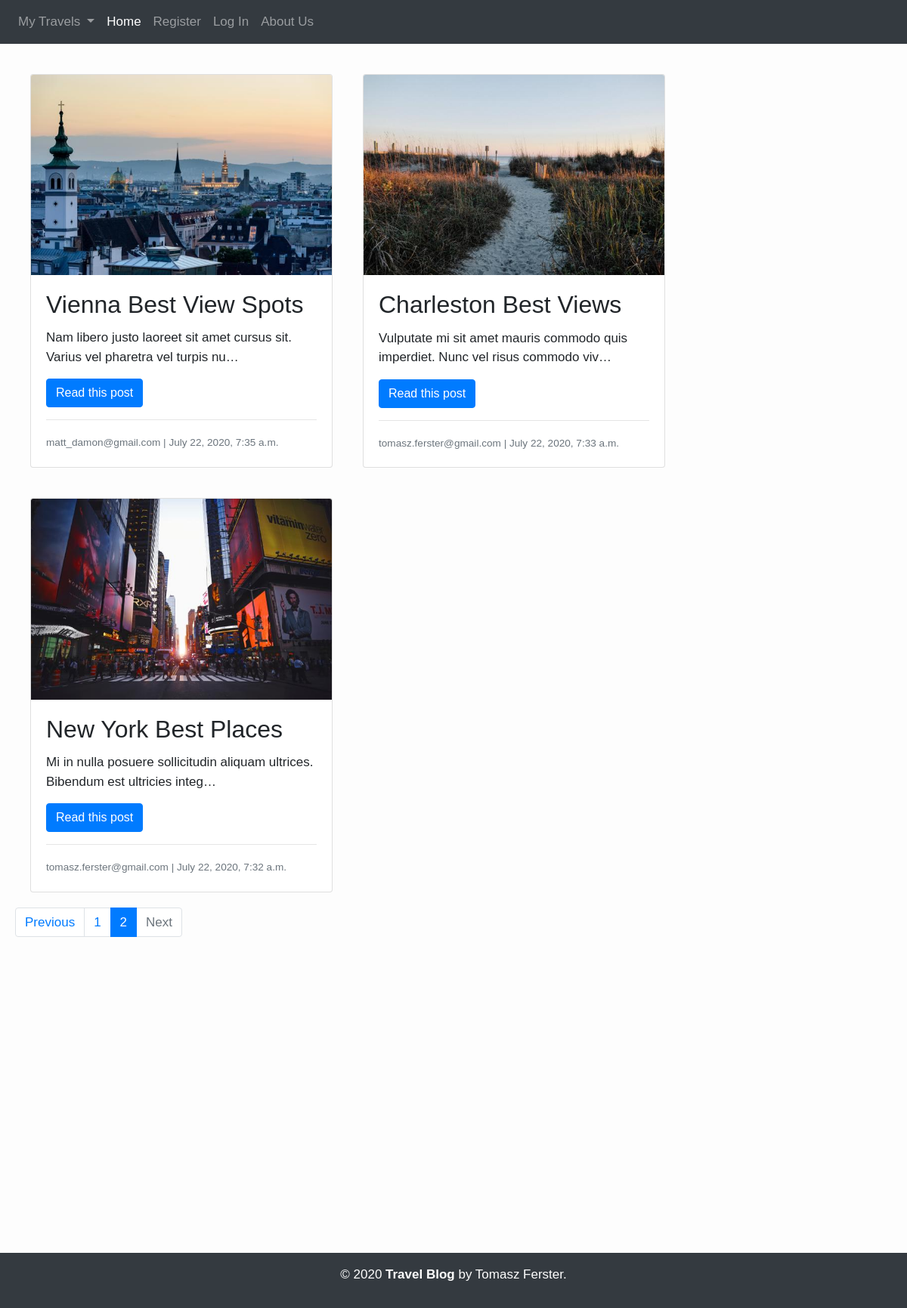
Before: /?page=2 with the older database file.
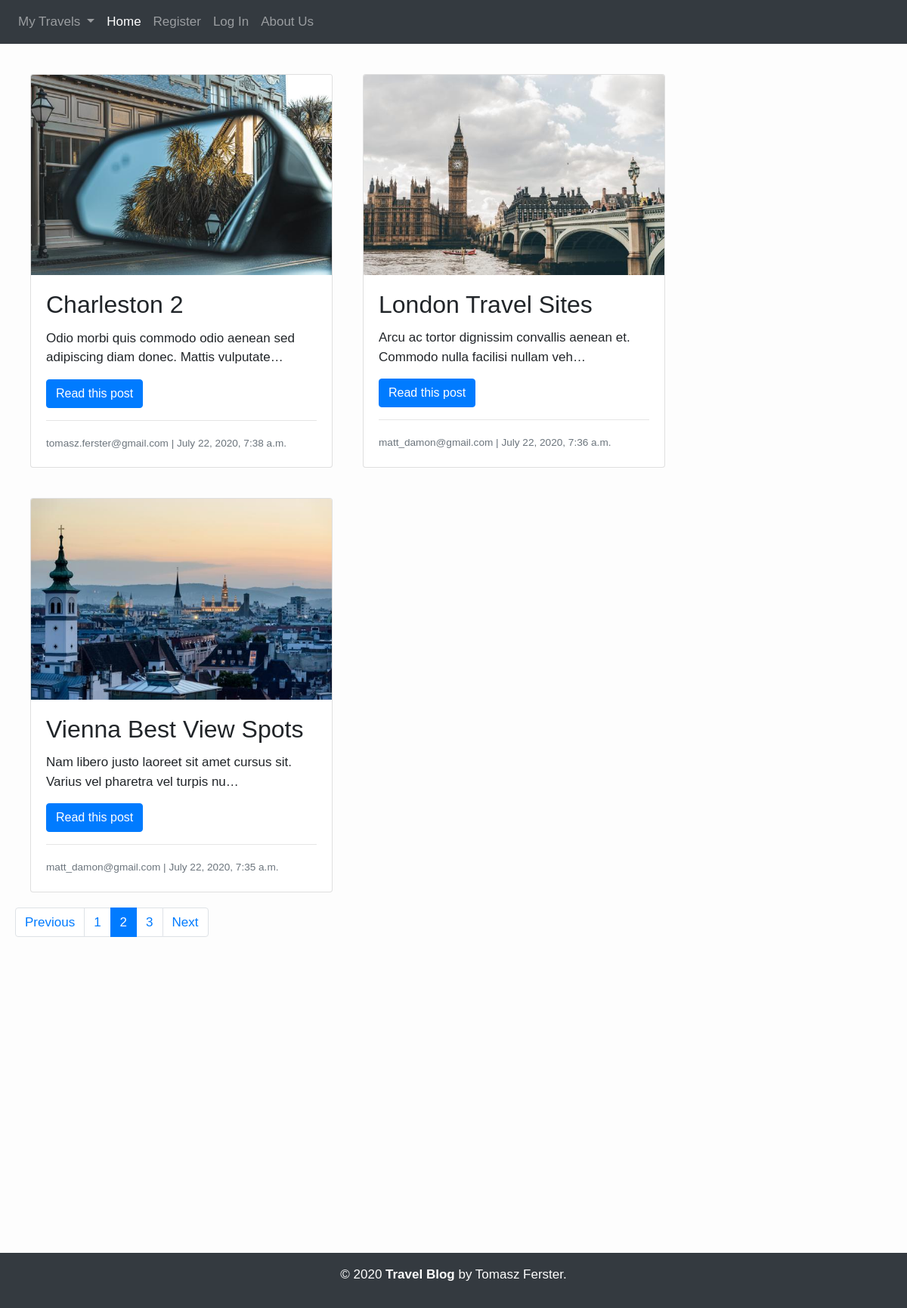
After: the same page with the newer database file.
### main/models.py (models this page shows, shortened)
class Post(models.Model):
    post_category = models.ForeignKey(PostCategory, on_delete=models.CASCADE, related_name='posts')
    author = models.ForeignKey(Account, on_delete=models.CASCADE, related_name='blog_posts')  # related_name is used to make it User.blog_posts instead of User.post_set
    title = models.CharField(max_length=25)
    date_published = models.DateTimeField(auto_now_add=True)
    date_modified = models.DateTimeField(auto_now=True)
    image = models.ImageField(upload_to='post_images', blank=False, null=False)
    content = models.TextField(blank=False, null=False)
    likes  = models.ManyToManyField(Account, related_name='likes', blank=True)
    class Meta:
        verbose_name_plural = 'Posts'
        ordering = ['-date_published']
    def get_absolute_url(self):
        return reverse("main:post-detail", kwargs={"pk": self.pk})

### account/models.py (models this page shows, shortened)
class Account(AbstractBaseUser):
    email           = models.EmailField(max_length=50, unique=True)
    username        = models.CharField(max_length=50, unique=True)
    date_joined     = models.DateTimeField(auto_now_add=True)
    last_login      = models.DateTimeField(auto_now=True)
    is_admin        = models.BooleanField(default=False)
    is_active       = models.BooleanField(default=True)
    is_staff        = models.BooleanField(default=False)
    is_superuser    = models.BooleanField(default=False)
    USERNAME_FIELD = 'email'                # use email instead of username
    REQUIRED_FIELDS = ['username']          # besides email, username will be required
    objects = MyAccountManager()
    def __str__(self):
        return self.email

### main/views.py (the view)
# urls.py: path('', views.PostListView.as_view(), name='post-list'),
class PostListView(ListView):
    queryset = Post.objects.all()
    context_object_name = 'posts'
    template_name = 'main/home.html'
    paginate_by = 3

### main/context_processors.py (called while the page is built)
def post_categories(request):
    categories = PostCategory.objects.all()
    return {"categories": categories}

### main/models.py (called while the page is built)
    def get_absolute_url(self):
        return reverse("main:post-sort", kwargs={"single_slug": self.slug})

### main/templates/main/home.html
{% extends 'base.html' %}
{% block content %}
<div class="card-group">
    {% for post in posts %}
        <div class="home_post_card">
            <div class="card">
                <img src="{{post.image.url}}" class="card-img-top">
                <div class="card-body">
                    <h2 class="card-title">{{ post.title }} </h2>
                    <p class="card-text">{{ post.content | safe | truncatechars:80}}</p>
                    <a href="{{post.get_absolute_url}}" class="btn btn-primary">Read this post</a>
                    <hr>
                    <p class="card-text"><small class="text-muted">{{ post.author }} | {{ post.date_published }}</small></p>
                </div>
            </div>
        </div>
    {% endfor %}
</div>
{% include 'includes/pagination.html' %}
{% endblock content %}

Changed rows visible on the page:
no longer on this page (row edited): Post: image (picture), title "Charleston Best Views", content "Vulputate mi sit amet mauris commodo quis imperdiet. Nunc vel risus commodo viv…", author "tomasz.ferster@gmail.com", date_published "July 22, 2020, 7:33 a.m."
no longer on this page (row edited): Post: image (picture), title "New York Best Places", content "Mi in nulla posuere sollicitudin aliquam ultrices. Bibendum est ultricies integ…", author "tomasz.ferster@gmail.com", date_published "July 22, 2020, 7:32 a.m."
now on this page (row edited): Post: image (picture), title "Charleston 2", content "Odio morbi quis commodo odio aenean sed adipiscing diam donec. Mattis vulputate…", author "tomasz.ferster@gmail.com", date_published "July 22, 2020, 7:38 a.m."
now on this page (row edited): Post: image (picture), title "London Travel Sites", content "Arcu ac tortor dignissim convallis aenean et. Commodo nulla facilisi nullam veh…", author "matt_damon@gmail.com", date_published "July 22, 2020, 7:36 a.m."
Other visible differences:
new list line: "3"
